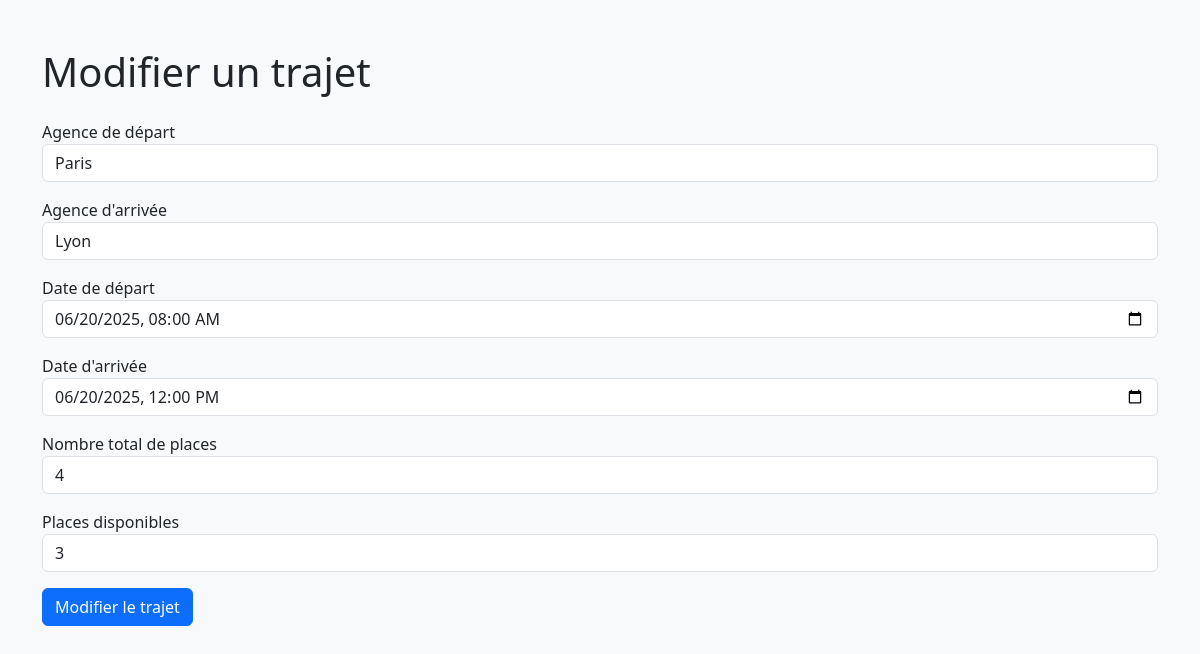
Screenshot of /modifier_trajet.php?id=2 (signed in) with the database file from the repository.
### tables this page shows
CREATE TABLE `trajets` (
  `id` int(11) NOT NULL,
  `depart_agence_id` int(11) NOT NULL,
  `arrivee_agence_id` int(11) NOT NULL,
  `date_depart` datetime NOT NULL,
  `date_arrivee` datetime NOT NULL,
  `places_total` int(11) NOT NULL,
  `places_disponibles` int(11) NOT NULL,
  `user_id` int(11) NOT NULL
);

CREATE TABLE `agences` (
  `id` int(11) NOT NULL,
  `nom` varchar(100) NOT NULL
);

### public/modifier_trajet.php (the view, shortened to what this page needs)
<?php
require_once "../config/database.php";
$id = $_GET['id'];
$sql = "SELECT * FROM trajets WHERE id = ?";
$stmt = $pdo->prepare($sql);
$stmt->execute([$id]);
$trajet = $stmt->fetch();
$agences = $pdo->query("SELECT * FROM agences")->fetchAll();
?>
<!DOCTYPE html>
<html lang="fr">
<head>
    <link href="https://cdn.jsdelivr.net/npm/bootstrap@5.3.3/dist/css/bootstrap.min.css" rel="stylesheet">
</head>
<body class="bg-light">
<div class="container mt-5">
    <h1 class="mb-4">Modifier un trajet</h1>
    <form method="POST">
        <div class="mb-3">
            <label>Agence de départ</label>
            <select name="depart" class="form-control" required>
                <?php foreach ($agences as $agence): ?>
                    <option value="<?= $agence['id'] ?>"
                    <?= $agence['id'] == $trajet['depart_agence_id'] ? 'selected' : '' ?>>
                        <?= $agence['nom'] ?>
                    </option>
                <?php endforeach; ?>
            </select>
        </div>
        <div class="mb-3">
            <label>Agence d'arrivée</label>
            <select name="arrivee" class="form-control" required>
                <?php foreach ($agences as $agence): ?>
                    <option value="<?= $agence['id'] ?>"
                    <?= $agence['id'] == $trajet['arrivee_agence_id'] ? 'selected' : '' ?>>
                        <?= $agence['nom'] ?>
                    </option>
                <?php endforeach; ?>
            </select>
        </div>
        <div class="mb-3">
            <label>Date de départ</label>
            <input type="datetime-local" name="date_depart" class="form-control"
            value="<?= date('Y-m-d\TH:i', strtotime($trajet['date_depart'])) ?>" required>
        </div>
        <div class="mb-3">
            <label>Date d'arrivée</label>
            <input type="datetime-local" name="date_arrivee" class="form-control"
            value="<?= date('Y-m-d\TH:i', strtotime($trajet['date_arrivee'])) ?>" required>
        </div>
        <div class="mb-3">
            <label>Nombre total de places</label>
            <input type="number" name="places_total" class="form-control"
            value="<?= $trajet['places_total'] ?>" min="1" required>
        </div>
        <div class="mb-3">
            <label>Places disponibles</label>
            <input type="number" name="places_disponibles" class="form-control"
            value="<?= $trajet['places_disponibles'] ?>" min="0" required>
        </div>
        <button class="btn btn-primary">
            Modifier le trajet
        </button>
    </form>
</div>
</body>
</html>

### rows the page displays
trajets: depart "Paris", arrivee "Lyon", date_depart "06/20/2025 08:00", date_arrivee "06/20/2025 12:00", places_total "4", places_disponibles "3"
